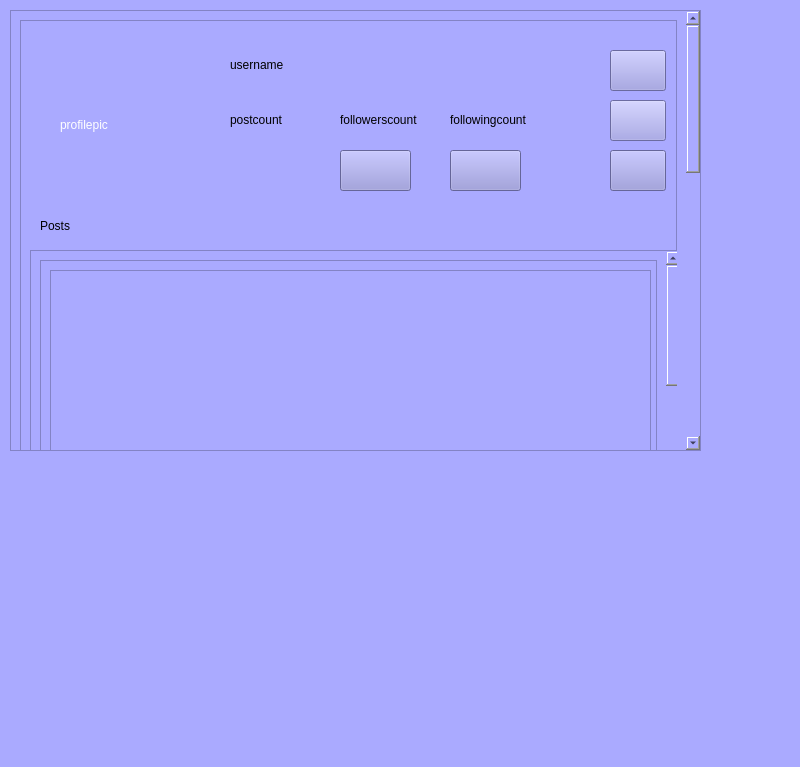
<?xml version="1.0" encoding="UTF-8"?>
<ui version="4.0">
 <class>MainWindow</class>
 <widget class="QMainWindow" name="MainWindow">
  <property name="geometry">
   <rect>
    <x>0</x>
    <y>0</y>
    <width>800</width>
    <height>767</height>
   </rect>
  </property>
  <property name="windowTitle">
   <string>MainWindow</string>
  </property>
  <property name="styleSheet">
   <string notr="true">background-color: rgb(170, 170, 255); color: rgb(0, 0, 0);</string>
  </property>
  <widget class="QWidget" name="centralwidget">
   <widget class="QScrollArea" name="scrollArea">
    <property name="geometry">
     <rect>
      <x>10</x>
      <y>10</y>
      <width>691</width>
      <height>441</height>
     </rect>
    </property>
    <property name="styleSheet">
     <string notr="true">background-color: rgb(170, 170, 255); background-color: rgb(134, 134, 201); color: rgb(0, 0, 0);
background-color: rgb(170, 170, 255);</string>
    </property>
    <property name="widgetResizable">
     <bool>true</bool>
    </property>
    <widget class="QWidget" name="scrollAreaWidgetContents">
     <property name="geometry">
      <rect>
       <x>0</x>
       <y>0</y>
       <width>676</width>
       <height>1212</height>
      </rect>
     </property>
     <layout class="QVBoxLayout" name="verticalLayout">
      <item>
       <widget class="QFrame" name="frame">
        <property name="minimumSize">
         <size>
          <width>0</width>
          <height>1200</height>
         </size>
        </property>
        <property name="styleSheet">
         <string notr="true">background-color: rgb(170, 170, 255); color: rgb(0, 0, 0);</string>
        </property>
        <property name="frameShape">
         <enum>QFrame::StyledPanel</enum>
        </property>
        <property name="frameShadow">
         <enum>QFrame::Raised</enum>
        </property>
        <widget class="QLabel" name="profilepic">
         <property name="geometry">
          <rect>
           <x>40</x>
           <y>30</y>
           <width>151</width>
           <height>151</height>
          </rect>
         </property>
         <property name="styleSheet">
          <string notr="true">border-color: rgb(255, 255, 255); border-top-color: rgb(255, 255, 255); color: rgb(0, 0, 0);</string>
         </property>
         <property name="text">
          <string>&lt;html&gt;&lt;head/&gt;&lt;body&gt;&lt;p&gt;&lt;span style=&quot; color:#ffffff;&quot;&gt;profilepic&lt;/span&gt;&lt;/p&gt;&lt;/body&gt;&lt;/html&gt;</string>
         </property>
        </widget>
        <widget class="QPushButton" name="editprofile">
         <property name="geometry">
          <rect>
           <x>590</x>
           <y>80</y>
           <width>56</width>
           <height>41</height>
          </rect>
         </property>
         <property name="styleSheet">
          <string notr="true">background-color: rgb(151, 151, 226); color: rgb(0, 0, 0);</string>
         </property>
         <property name="text">
          <string/>
         </property>
         <property name="icon">
          <iconset>
           <normaloff>ICONS/feather/edit.svg</normaloff>ICONS/feather/edit.svg</iconset>
         </property>
         <property name="iconSize">
          <size>
           <width>24</width>
           <height>24</height>
          </size>
         </property>
        </widget>
        <widget class="QLabel" name="username">
         <property name="geometry">
          <rect>
           <x>210</x>
           <y>30</y>
           <width>291</width>
           <height>31</height>
          </rect>
         </property>
         <property name="text">
          <string>&lt;html&gt;&lt;head/&gt;&lt;body&gt;&lt;p&gt;&lt;span style=&quot; color:#000000;&quot;&gt;username&lt;/span&gt;&lt;/p&gt;&lt;/body&gt;&lt;/html&gt;</string>
         </property>
        </widget>
        <widget class="QPushButton" name="logout">
         <property name="geometry">
          <rect>
           <x>590</x>
           <y>130</y>
           <width>56</width>
           <height>41</height>
          </rect>
         </property>
         <property name="styleSheet">
          <string notr="true">background-color: rgb(143, 143, 214); color: rgb(0, 0, 0);</string>
         </property>
         <property name="text">
          <string/>
         </property>
         <property name="icon">
          <iconset>
           <normaloff>ICONS/feather/log-out.svg</normaloff>ICONS/feather/log-out.svg</iconset>
         </property>
         <property name="iconSize">
          <size>
           <width>24</width>
           <height>24</height>
          </size>
         </property>
        </widget>
        <widget class="QPushButton" name="home">
         <property name="geometry">
          <rect>
           <x>590</x>
           <y>30</y>
           <width>56</width>
           <height>41</height>
          </rect>
         </property>
         <property name="styleSheet">
          <string notr="true">background-color: rgb(148, 148, 222); color: rgb(0, 0, 0);</string>
         </property>
         <property name="text">
          <string/>
         </property>
         <property name="icon">
          <iconset>
           <normaloff>ICONS/feather/home.svg</normaloff>ICONS/feather/home.svg</iconset>
         </property>
         <property name="iconSize">
          <size>
           <width>24</width>
           <height>24</height>
          </size>
         </property>
        </widget>
        <widget class="QLabel" name="label">
         <property name="geometry">
          <rect>
           <x>210</x>
           <y>90</y>
           <width>81</width>
           <height>21</height>
          </rect>
         </property>
         <property name="text">
          <string>&lt;html&gt;&lt;head/&gt;&lt;body&gt;&lt;p&gt;&lt;span style=&quot; color:#000000;&quot;&gt;postcount&lt;/span&gt;&lt;/p&gt;&lt;/body&gt;&lt;/html&gt;</string>
         </property>
        </widget>
        <widget class="QLabel" name="label_8">
         <property name="geometry">
          <rect>
           <x>270</x>
           <y>420</y>
           <width>141</width>
           <height>131</height>
          </rect>
         </property>
         <property name="text">
          <string>&lt;html&gt;&lt;head/&gt;&lt;body&gt;&lt;p&gt;&lt;span style=&quot; color:#ffffff;&quot;&gt;post&lt;/span&gt;&lt;/p&gt;&lt;/body&gt;&lt;/html&gt;</string>
         </property>
        </widget>
        <widget class="QLabel" name="label_9">
         <property name="geometry">
          <rect>
           <x>470</x>
           <y>420</y>
           <width>141</width>
           <height>131</height>
          </rect>
         </property>
         <property name="text">
          <string>&lt;html&gt;&lt;head/&gt;&lt;body&gt;&lt;p&gt;&lt;span style=&quot; color:#ffffff;&quot;&gt;post&lt;/span&gt;&lt;/p&gt;&lt;/body&gt;&lt;/html&gt;</string>
         </property>
        </widget>
        <widget class="QLabel" name="label_10">
         <property name="geometry">
          <rect>
           <x>60</x>
           <y>420</y>
           <width>141</width>
           <height>131</height>
          </rect>
         </property>
         <property name="text">
          <string>&lt;html&gt;&lt;head/&gt;&lt;body&gt;&lt;p&gt;&lt;span style=&quot; color:#ffffff;&quot;&gt;post&lt;/span&gt;&lt;/p&gt;&lt;/body&gt;&lt;/html&gt;</string>
         </property>
        </widget>
        <widget class="QLabel" name="label_11">
         <property name="geometry">
          <rect>
           <x>470</x>
           <y>620</y>
           <width>141</width>
           <height>131</height>
          </rect>
         </property>
         <property name="text">
          <string>&lt;html&gt;&lt;head/&gt;&lt;body&gt;&lt;p&gt;&lt;span style=&quot; color:#ffffff;&quot;&gt;post&lt;/span&gt;&lt;/p&gt;&lt;/body&gt;&lt;/html&gt;</string>
         </property>
        </widget>
        <widget class="QLabel" name="label_12">
         <property name="geometry">
          <rect>
           <x>270</x>
           <y>620</y>
           <width>141</width>
           <height>131</height>
          </rect>
         </property>
         <property name="text">
          <string>&lt;html&gt;&lt;head/&gt;&lt;body&gt;&lt;p&gt;&lt;span style=&quot; color:#ffffff;&quot;&gt;post&lt;/span&gt;&lt;/p&gt;&lt;/body&gt;&lt;/html&gt;</string>
         </property>
        </widget>
        <widget class="QLabel" name="label_13">
         <property name="geometry">
          <rect>
           <x>60</x>
           <y>620</y>
           <width>141</width>
           <height>131</height>
          </rect>
         </property>
         <property name="text">
          <string>&lt;html&gt;&lt;head/&gt;&lt;body&gt;&lt;p&gt;&lt;span style=&quot; color:#ffffff;&quot;&gt;post&lt;/span&gt;&lt;/p&gt;&lt;/body&gt;&lt;/html&gt;</string>
         </property>
        </widget>
        <widget class="QPushButton" name="pushButton_5">
         <property name="geometry">
          <rect>
           <x>430</x>
           <y>130</y>
           <width>71</width>
           <height>41</height>
          </rect>
         </property>
         <property name="styleSheet">
          <string notr="true">background-color: rgb(142, 142, 213); color: rgb(0, 0, 0);</string>
         </property>
         <property name="text">
          <string/>
         </property>
         <property name="icon">
          <iconset>
           <normaloff>ICONS/feather/users.svg</normaloff>ICONS/feather/users.svg</iconset>
         </property>
         <property name="iconSize">
          <size>
           <width>24</width>
           <height>24</height>
          </size>
         </property>
        </widget>
        <widget class="QLabel" name="label_3">
         <property name="geometry">
          <rect>
           <x>320</x>
           <y>90</y>
           <width>81</width>
           <height>21</height>
          </rect>
         </property>
         <property name="text">
          <string>&lt;html&gt;&lt;head/&gt;&lt;body&gt;&lt;p&gt;followerscount&lt;/p&gt;&lt;/body&gt;&lt;/html&gt;</string>
         </property>
        </widget>
        <widget class="QLabel" name="label_23">
         <property name="geometry">
          <rect>
           <x>430</x>
           <y>90</y>
           <width>81</width>
           <height>21</height>
          </rect>
         </property>
         <property name="text">
          <string>&lt;html&gt;&lt;head/&gt;&lt;body&gt;&lt;p&gt;followingcount&lt;/p&gt;&lt;/body&gt;&lt;/html&gt;</string>
         </property>
        </widget>
        <widget class="QPushButton" name="pushButton">
         <property name="geometry">
          <rect>
           <x>320</x>
           <y>130</y>
           <width>71</width>
           <height>41</height>
          </rect>
         </property>
         <property name="styleSheet">
          <string notr="true">background-color: rgb(143, 143, 214); color: rgb(0, 0, 0);</string>
         </property>
         <property name="text">
          <string/>
         </property>
         <property name="icon">
          <iconset>
           <normaloff>ICONS/feather/user-check.svg</normaloff>ICONS/feather/user-check.svg</iconset>
         </property>
         <property name="iconSize">
          <size>
           <width>24</width>
           <height>24</height>
          </size>
         </property>
        </widget>
        <widget class="QScrollArea" name="scrollArea_2">
         <property name="geometry">
          <rect>
           <x>10</x>
           <y>230</y>
           <width>651</width>
           <height>401</height>
          </rect>
         </property>
         <property name="widgetResizable">
          <bool>true</bool>
         </property>
         <widget class="QWidget" name="scrollAreaWidgetContents_2">
          <property name="geometry">
           <rect>
            <x>0</x>
            <y>0</y>
            <width>636</width>
            <height>1212</height>
           </rect>
          </property>
          <layout class="QVBoxLayout" name="verticalLayout_2">
           <item>
            <widget class="QFrame" name="frame_2">
             <property name="minimumSize">
              <size>
               <width>0</width>
               <height>1200</height>
              </size>
             </property>
             <property name="styleSheet">
              <string notr="true">color: rgb(0, 0, 0);</string>
             </property>
             <property name="frameShape">
              <enum>QFrame::StyledPanel</enum>
             </property>
             <property name="frameShadow">
              <enum>QFrame::Raised</enum>
             </property>
             <widget class="QListWidget" name="listWidget">
              <property name="geometry">
               <rect>
                <x>10</x>
                <y>10</y>
                <width>601</width>
                <height>1181</height>
               </rect>
              </property>
              <property name="styleSheet">
               <string notr="true">color: rgb(0, 0, 0);</string>
              </property>
             </widget>
            </widget>
           </item>
          </layout>
         </widget>
        </widget>
        <widget class="QLabel" name="label_2">
         <property name="geometry">
          <rect>
           <x>20</x>
           <y>190</y>
           <width>181</width>
           <height>31</height>
          </rect>
         </property>
         <property name="text">
          <string>Posts</string>
         </property>
        </widget>
       </widget>
      </item>
     </layout>
    </widget>
   </widget>
  </widget>
  <widget class="QStatusBar" name="statusbar"/>
 </widget>
 <resources>
  <include location="ICONS/resources.qrc"/>
 </resources>
 <connections/>
</ui>
